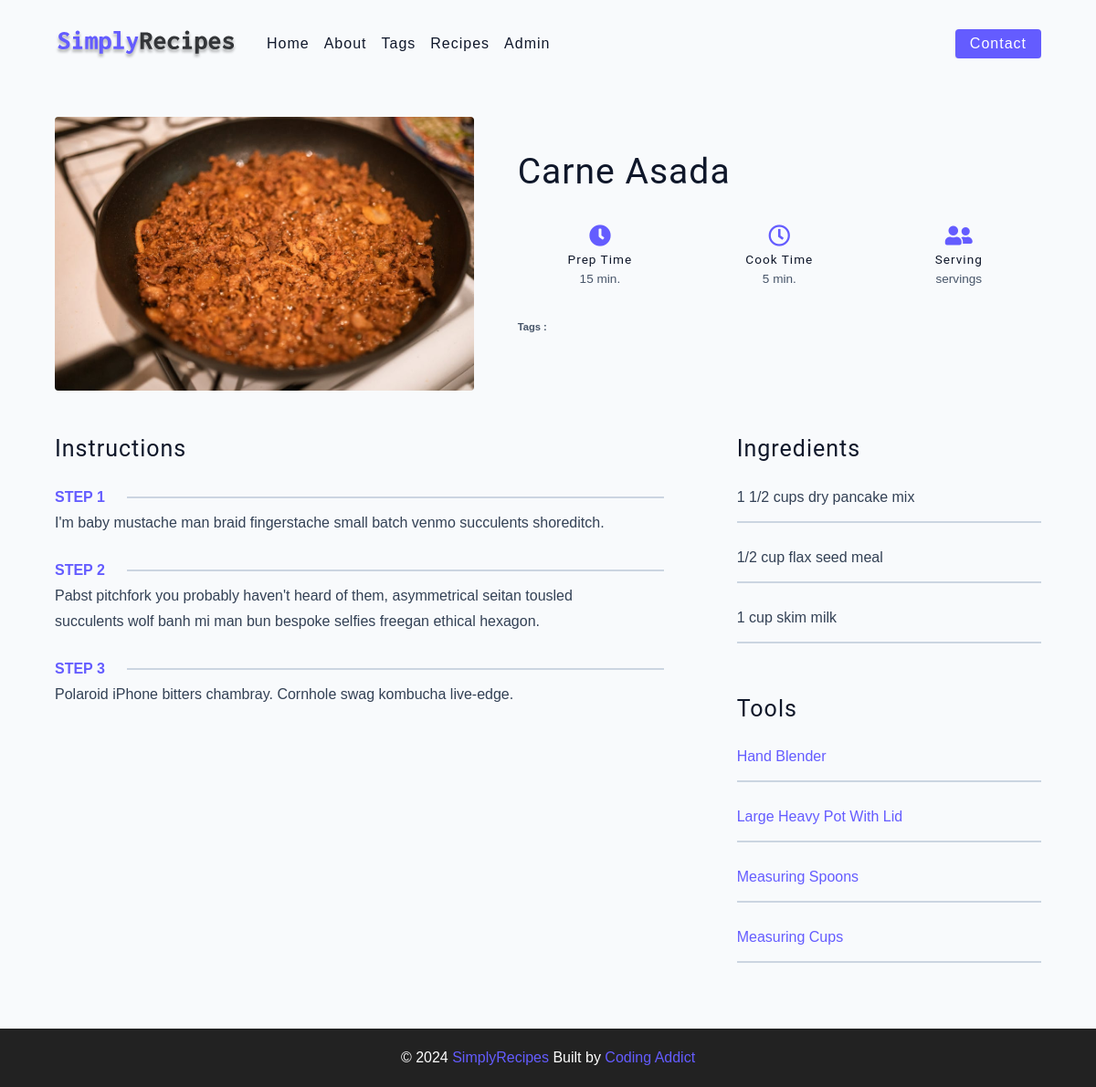
The app's page /main/single?id=3 with its own data.
### tables this page shows
CREATE TABLE `recipes` (
  `id` int(11) NOT NULL,
  `name` varchar(255) NOT NULL,
  `prep` int(10) NOT NULL,
  `cook` int(10) NOT NULL,
  `serving` int(10) NOT NULL,
  `img` varchar(100) NOT NULL
);

### app/core/View.php (called while the page is built, shortened)
<?php
class View
{
    public static function render($template, $data = null)
    {
        include "app/views/layouts/main_layout.php";
    }
}

### app/controllers/Controller_Main.php (called while the page is built, shortened)
<?php
class Controller_Main extends Controller_Base
{
    public function action_single()
    {
        $recipe = Recipe::findOne($_GET['id']);
        $tags = Recipe::getTags($_GET['id']);
        View::render("main/single/index", ["recipe" => $recipe, "tags" => $tags]);
    }
}

### index.php (called while the page is built, shortened)
<?php
include "autoload.php";
include "app/models/Model.php";
include "app/core/View.php";
Route::start();

### autoload.php (called while the page is built, shortened)
<?php
function model_autoloader($class) {
    $file_path = __DIR__ . "/app/models/" . $class . ".php";
    switch($class) {
        case 'Recipe': return require_once $file_path;
        case 'Tag': return require_once $file_path;
        case 'RecipeTag': return require_once $file_path;
    }
}

### app/models/Model.php (called while the page is built, shortened)
<?php
class Model
{
    public static $db;
    public static function connect()
    {
        $host_dbname = "mysql:host=localhost;dbname=recipes";
        $username = "root";
        $password = "";
        self::$db = new PDO($host_dbname, $username, $password);
    }
    public static function findOne($id)
    {
        $data = ["id" => $id];
        $table = static::getTable();
        $sql = "SELECT * FROM `$table` WHERE `id` = :id";
        $stmt = self::$db->prepare($sql);
        $stmt->execute($data);
        return $stmt->fetch(PDO::FETCH_ASSOC);
    }
}

### app/models/Recipe.php (called while the page is built, shortened)
<?php
class Recipe extends Model
{
    public static function getTable()
    {
        return 'recipes';
    }
}

### app/views/main/single/index.php (the view, shortened to what this page needs)
<div class="recipe-page">
    <section class="recipe-hero">
        <img
        src="/assets/img/recipes/<?= $recipe['img'] ?>"
        class="img recipe-hero-img"
        />
        <article class="recipe-info">
        <h2><?= $recipe['name'] ?></h2>
        <div class="recipe-icons">
            <article>
            <i class="fas fa-clock"></i>
            <h5>prep time</h5>
            <p><?= $recipe['prep'] ?> min.</p>
            </article>
            <article>
            <i class="far fa-clock"></i>
            <h5>cook time</h5>
            <p><?= $recipe['cook'] ?> min.</p>
            </article>
            <article>
            <i class="fas fa-user-friends"></i>
            <h5>serving</h5>
            <p><?= $recipe['serv'] ?> servings</p>
            </article>
        </div>
        <p class="recipe-tags">
            Tags :
        </p>
        </article>
    </section>
    <section class="recipe-content">
        <? include "_instructions.php"?>
        <article class="second-column">
        <? include "_ingredients.php" ?>
        <? include "_tools.php" ?>
        </article>
    </section>
</div>

### assets/css/main.css (style rules this page uses)
html { font-size: 100%; }
:root { --primary-100: #e2e0ff; --primary-200: #c1beff; --primary-300: #a29dff; --primary-400: #837dff; --primary-500: #645cff; --primary-600: #504acc; --primary-700: #3c3799; --primary-800: #282566; --primary-900: #141233; --grey-50: #f8fafc; --grey-100: #f1f5f9; --grey-200: #e2e8f0; --grey-300: #cbd5e1; --grey-400: #94a3b8; --grey-500: #64748b; --grey-600: #475569; --grey-700: #334155; --grey-800: #1e293b; --grey-900: #0f172a; --black: #222; --white: #fff; --red-light: #f8d7da; --red-dark: #842029; --green-light: #d1e7dd; --green-dark: #0f5132; --headingFont: 'Roboto', sans-serif; --bodyFont: 'Nunito', sans-serif; --smallText: 0.7em; --backgroundColor: var(--grey-50); --textColor: var(--grey-900); --borderRadius: 0.25rem; --letterSpacing: 1px; --transition: 0.3s ease-in-out all; --max-width: 1120px; --fixed-width: 600px; --shadow-1: 0 1px 3px 0 rgba(0, 0, 0, 0.1), 0 1px 2px 0 rgba(0, 0, 0, 0.06); --shadow-2: 0 4px 6px -1px rgba(0, 0, 0, 0.1), 0 2px 4px -1px rgba(0, 0, 0, 0.06); --shadow-3: 0 10px 15px -3px rgba(0, 0, 0, 0.1), 0 4px 6px -2px rgba(0, 0, 0, 0.05); --shadow-4: 0 20px 25px -5px rgba(0, 0, 0, 0.1), 0 10px 10px -5px rgba(0, 0, 0, 0.04); }
body { background: var(--backgroundColor); font-family: var(--bodyFont); font-weight: 400; line-height: 1.75; color: var(--textColor); }
p { margin-top: 0; margin-bottom: 1.5rem; max-width: 40em; }
h1, h2, h3, h4, h5 { margin: 0; margin-bottom: 1.38rem; font-family: var(--headingFont); font-weight: 400; line-height: 1.3; text-transform: capitalize; letter-spacing: var(--letterSpacing); }
h2 { font-size: 2.441rem; }
h5 { font-size: 1.25rem; }
.img { width: 100%; display: block; object-fit: cover; }
::placeholder { font-family: inherit; color: var(--grey-400); }
.recipe-hero { display: grid; gap: 3rem; }
.recipe-hero-img { height: 300px; border-radius: var(--borderRadius); }
.recipe-info p { color: var(--grey-600); }
.recipe-icons { display: grid; grid-template-columns: repeat(3, 1fr); gap: 1rem; margin: 2rem 0; text-align: center; }
.recipe-icons i { font-size: 1.5rem; color: var(--primary-500); }
.recipe-icons h5, .recipe-icons p { margin-bottom: 0; font-size: 0.85em; }
.recipe-icons p { color: var(--grey-600); }
.recipe-tags { display: flex; align-items: center; flex-wrap: wrap; font-size: 0.7em; font-weight: 600; }
@media screen and (min-width: 992px) { .recipe-hero { grid-template-columns: 4fr 5fr; align-items: center; } }
.recipe-content { padding: 3rem 0; display: grid; gap: 2rem 5rem; }
@media screen and (min-width: 992px) { .recipe-content { grid-template-columns: 2fr 1fr; } }
.second-column { display: grid; row-gap: 2rem; }

### records on screen
recipes: img (picture), name "Carne Asada", prep "15", cook "5"
